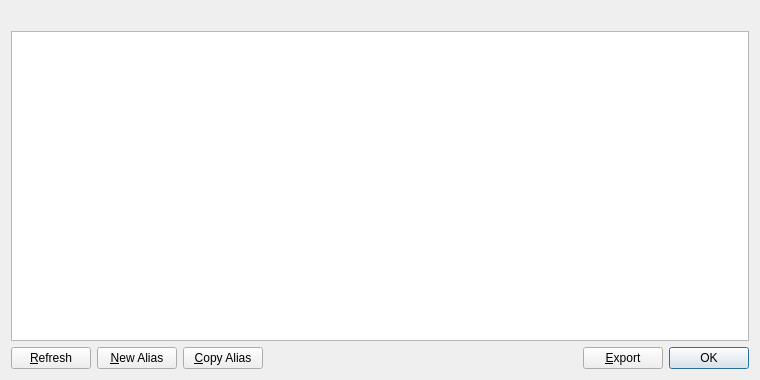
<?xml version="1.0" encoding="UTF-8"?>
<ui version="4.0">
 <class>MyAliasListPage</class>
 <widget class="QWidget" name="MyAliasListPage">
  <property name="geometry">
   <rect>
    <x>0</x>
    <y>0</y>
    <width>760</width>
    <height>380</height>
   </rect>
  </property>
  <property name="windowTitle">
   <string>My Aliases</string>
  </property>
  <layout class="QVBoxLayout" name="verticalLayout">
   <item>
    <widget class="QLabel" name="labelExplanation">
     <property name="textFormat">
      <enum>Qt::PlainText</enum>
     </property>
     <property name="wordWrap">
      <bool>true</bool>
     </property>
    </widget>
   </item>
   <item>
    <widget class="QTableView" name="tableView">
     <property name="contextMenuPolicy">
      <enum>Qt::CustomContextMenu</enum>
     </property>
     <property name="toolTip">
      <string/>
     </property>
     <property name="tabKeyNavigation">
      <bool>false</bool>
     </property>
     <property name="alternatingRowColors">
      <bool>true</bool>
     </property>
     <property name="selectionMode">
      <enum>QAbstractItemView::SingleSelection</enum>
     </property>
     <property name="selectionBehavior">
      <enum>QAbstractItemView::SelectRows</enum>
     </property>
     <property name="sortingEnabled">
      <bool>true</bool>
     </property>
     <attribute name="verticalHeaderVisible">
      <bool>false</bool>
     </attribute>
    </widget>
   </item>
   <item>
    <layout class="QHBoxLayout" name="horizontalLayout">
     <item>
      <widget class="QPushButton" name="refreshButton">
       <property name="maximumSize">
        <size>
         <width>16777215</width>
         <height>48</height>
        </size>
       </property>
       <property name="text">
        <string>&amp;Refresh</string>
       </property>
       <property name="icon">
        <iconset resource="../bitcoin.qrc">
         <normaloff>:/icons/refresh</normaloff>:/icons/refresh</iconset>
       </property>
      </widget>
     </item>
     <item>
      <widget class="QPushButton" name="newAlias">
       <property name="toolTip">
        <string>&lt;html&gt;&lt;head/&gt;&lt;body&gt;&lt;p&gt;Create a new alias&lt;/p&gt;&lt;/body&gt;&lt;/html&gt;</string>
       </property>
       <property name="text">
        <string>&amp;New Alias</string>
       </property>
       <property name="icon">
        <iconset resource="../bitcoin.qrc">
         <normaloff>:/icons/add</normaloff>:/icons/add</iconset>
       </property>
      </widget>
     </item>
     <item>
      <widget class="QPushButton" name="copyAlias">
       <property name="toolTip">
        <string>Copy the currently selected alias to the system clipboard</string>
       </property>
       <property name="text">
        <string>&amp;Copy Alias</string>
       </property>
       <property name="icon">
        <iconset resource="../bitcoin.qrc">
         <normaloff>:/icons/editcopy</normaloff>:/icons/editcopy</iconset>
       </property>
      </widget>
     </item>
     <item>
      <spacer name="horizontalSpacer">
       <property name="orientation">
        <enum>Qt::Horizontal</enum>
       </property>
       <property name="sizeHint" stdset="0">
        <size>
         <width>40</width>
         <height>20</height>
        </size>
       </property>
      </spacer>
     </item>
     <item>
      <widget class="QPushButton" name="exportButton">
       <property name="toolTip">
        <string>Export the data in the current tab to a file</string>
       </property>
       <property name="text">
        <string>&amp;Export</string>
       </property>
       <property name="icon">
        <iconset resource="../bitcoin.qrc">
         <normaloff>:/icons/export</normaloff>:/icons/export</iconset>
       </property>
      </widget>
     </item>
     <item>
      <widget class="QDialogButtonBox" name="buttonBox">
       <property name="sizePolicy">
        <sizepolicy hsizetype="Maximum" vsizetype="Fixed">
         <horstretch>0</horstretch>
         <verstretch>0</verstretch>
        </sizepolicy>
       </property>
       <property name="standardButtons">
        <set>QDialogButtonBox::Ok</set>
       </property>
      </widget>
     </item>
    </layout>
   </item>
  </layout>
 </widget>
 <resources>
  <include location="../bitcoin.qrc"/>
 </resources>
 <connections/>
</ui>
